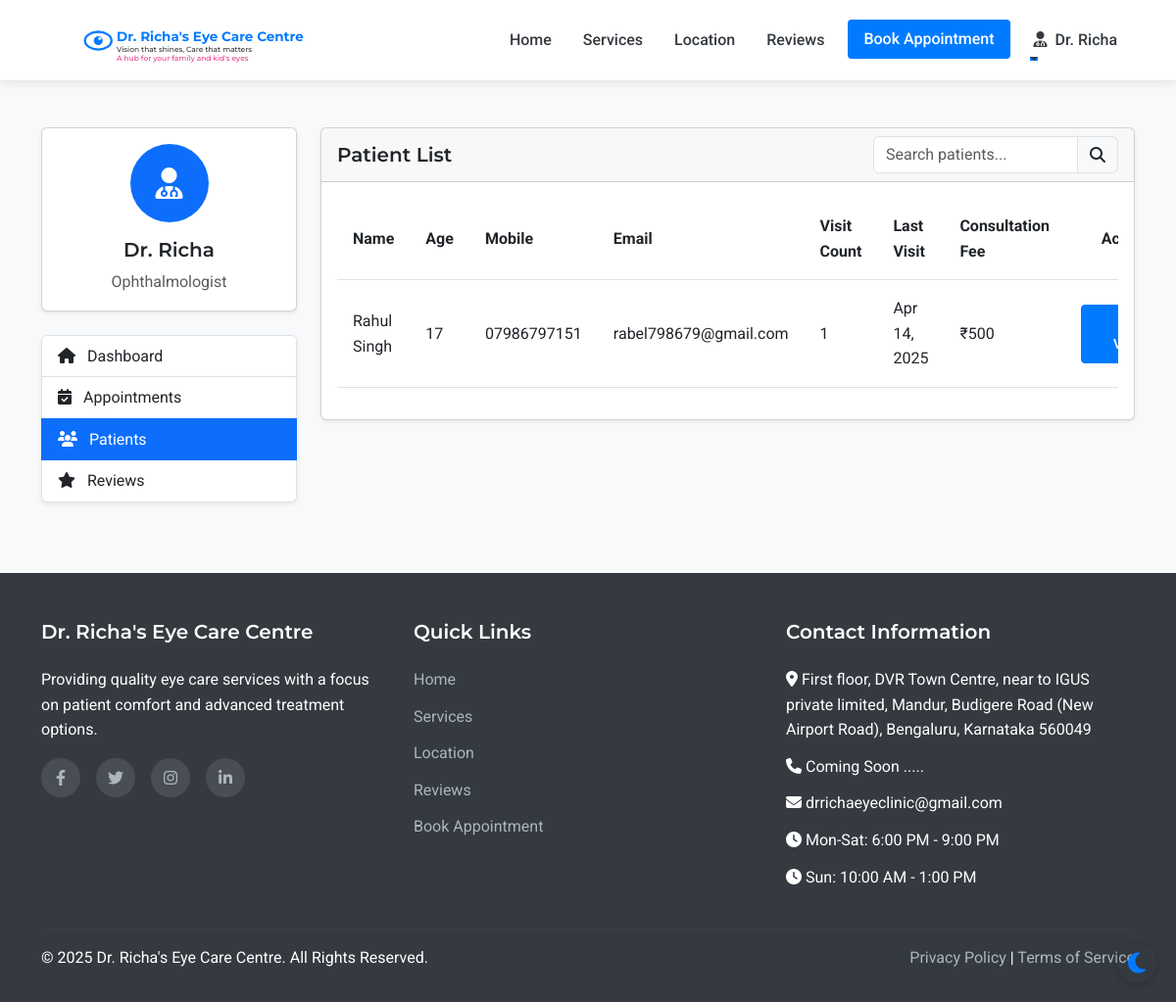
The app's page /admin/patients (signed in), older data.
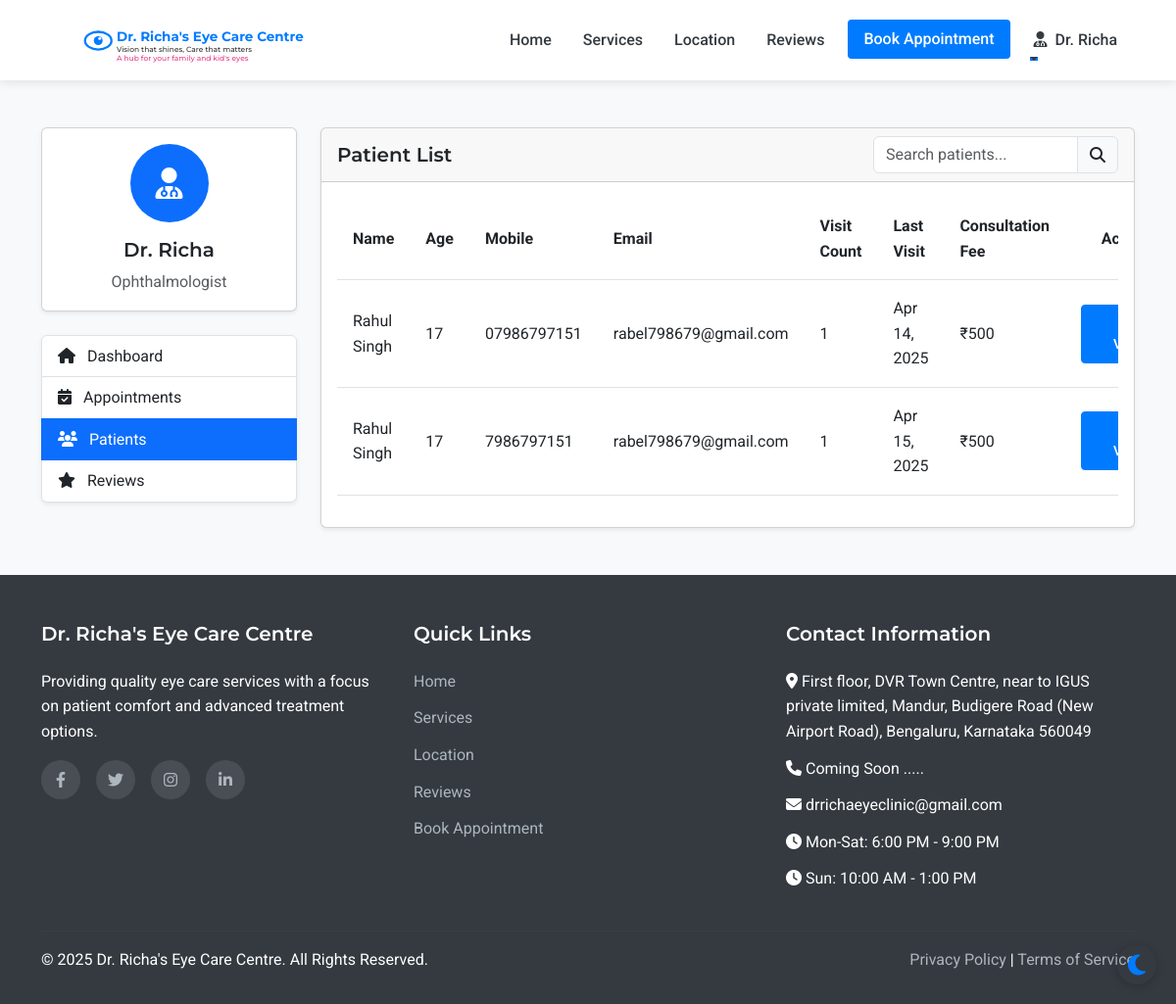
The same page, newer data.
### models.py (models this page shows, shortened)
class Patient(UserMixin, db.Model):
    id = db.Column(db.Integer, primary_key=True)
    full_name = db.Column(db.String(100), nullable=False)
    mobile_number = db.Column(db.String(15), nullable=False)
    email = db.Column(db.String(100), nullable=True)
    age = db.Column(db.Integer, nullable=False)
    password_hash = db.Column(db.String(256), nullable=True)
    is_registered = db.Column(db.Boolean, default=False)
    created_at = db.Column(db.DateTime, nullable=False, default=datetime.utcnow)
    appointments = db.relationship('Appointment', backref='patient', lazy=True)

class Appointment(db.Model):
    id = db.Column(db.Integer, primary_key=True)
    patient_id = db.Column(db.Integer, db.ForeignKey('patient.id'), nullable=False)
    appointment_date = db.Column(db.Date, nullable=False)
    appointment_time = db.Column(db.Time, nullable=False)
    primary_issue = db.Column(db.Text, nullable=True)
    referral_info = db.Column(db.String(255), nullable=True)
    status = db.Column(db.String(20), default='scheduled')  # scheduled, completed, cancelled
    created_at = db.Column(db.DateTime, default=datetime.utcnow)
    consultation_fee = db.Column(db.Float, nullable=False, default=500.0)
    payment_status = db.Column(db.String(20), default='pending')  # pending, paid

### routes.py (the view)
@app.route('/admin/patients')
@login_required
def admin_patients():
    if not (isinstance(current_user, Admin) or isinstance(current_user, Doctor) or isinstance(current_user, Assistant)):
        flash('Access denied. Staff privileges required.', 'danger')
        return redirect(url_for('index'))
    patients = Patient.query.order_by(Patient.full_name).all()
    return render_template('admin/patients.html', patients=patients)

### app.py (called while the page is built)
@login_manager.user_loader
def load_user(user_id):
    from models import Doctor, Assistant, Admin, Patient
    try:
        if user_id.startswith('doctor_'):
            return Doctor.query.get(int(user_id.split('_')[1]))
        elif user_id.startswith('assistant_'):
            return Assistant.query.get(int(user_id.split('_')[1]))
        elif user_id.startswith('admin_'):
            return Admin.query.get(int(user_id.split('_')[1]))
        else:
            return Patient.query.get(int(user_id))
    except (ValueError, AttributeError):
        return None

### routes.py (called while the page is built)
@app.context_processor
def inject_now():
    return {'now': datetime.now()}

### templates/admin/patients.html (shortened to what this page needs)
{% extends 'layout.html' %}
{% block content %}
<section class="py-5 bg-light">
    <div class="container">
        <div class="row">
            <div class="col-lg-3 mb-4">
                <div class="card shadow-sm mb-4">
                    <div class="card-body text-center">
                        <div class="avatar-circle bg-primary text-white mb-3">
                            <i class="fas fa-user-md fa-2x"></i>
                        </div>
                        <h5 class="card-title">Dr. Richa</h5>
                        <p class="card-text text-muted">Ophthalmologist</p>
                    </div>
                </div>
                <div class="list-group shadow-sm">
                    <a href="{{ url_for('admin_dashboard') }}" class="list-group-item list-group-item-action">
                        <i class="fas fa-home me-2"></i> Dashboard
                    </a>
                    <a href="{{ url_for('admin_appointments') }}" class="list-group-item list-group-item-action">
                        <i class="fas fa-calendar-check me-2"></i> Appointments
                    </a>
                    <a href="{{ url_for('admin_patients') }}" class="list-group-item list-group-item-action active">
                        <i class="fas fa-users me-2"></i> Patients
                    </a>
                    <a href="{{ url_for('admin_reviews') }}" class="list-group-item list-group-item-action">
                        <i class="fas fa-star me-2"></i> Reviews
                    </a>
                </div>
            </div>
            <div class="col-lg-9">
                <div class="card shadow-sm">
                    <div class="card-header d-flex justify-content-between align-items-center">
                        <h5 class="mb-0">Patient List</h5>
                        <div class="input-group" style="width: 250px;">
                            <input type="text" class="form-control" id="patientSearch" placeholder="Search patients...">
                            <span class="input-group-text"><i class="fas fa-search"></i></span>
                        </div>
                    </div>
                    <div class="card-body">
                        <div class="table-responsive">
                            <table class="table table-hover" id="patientsTable">
                                <thead>
                                    <tr>
                                        <th>Name</th>
                                        <th>Age</th>
                                        <th>Mobile</th>
                                        <th>Email</th>
                                        <th>Visit Count</th>
                                        <th>Last Visit</th>
                                        <th>Consultation Fee</th>
                                        <th class="text-center">Actions</th>
                                    </tr>
                                </thead>
                                <tbody>
                                    {% for patient in patients %}
                                        <tr>
                                            <td>{{ patient.full_name }}</td>
                                            <td>{{ patient.age }}</td>
                                            <td>{{ patient.mobile_number }}</td>
                                            <td>{{ patient.email }}</td>
                                            <td>{{ patient.appointments|length }}</td>
                                            <td>
                                                {% if patient.appointments %}
                                                    {% set last_appointment = patient.appointments|sort(attribute='appointment_date', reverse=True)|first %}
                                                    {{ last_appointment.appointment_date.strftime('%b %d, %Y') }}
                                                {% else %}
                                                    {{ patient.created_at.strftime('%b %d, %Y') }}
                                                {% endif %}
                                            </td>
                                            <td>₹500</td>
                                            <td>
                                                <a href="{{ url_for('admin_patient_view', patient_id=patient.id) }}" class="btn btn-sm btn-primary">
                                                </a>
                                            </td>
                                        </tr>
                                    {% endfor %}
                                </tbody>
                            </table>
                        </div>
                    </div>
                </div>
            </div>
        </div>
    </div>
</section>
{% endblock %}

### templates/layout.html (shortened to what this page needs)
<!DOCTYPE html>
<html lang="en">
<head>
    <link href="https://cdn.jsdelivr.net/npm/bootstrap@5.3.0-alpha1/dist/css/bootstrap.min.css" rel="stylesheet">
    <link rel="stylesheet" href="https://cdn.jsdelivr.net/npm/flatpickr/dist/flatpickr.min.css">
    <link rel="stylesheet" href="https://cdnjs.cloudflare.com/ajax/libs/font-awesome/6.1.1/css/all.min.css">
    <link rel="stylesheet" href="{{ url_for('static', filename='css/style.css') }}">
</head>
<body>
    <nav class="navbar navbar-expand-lg sticky-top">
        <div class="container">
            <a class="navbar-brand" href="{{ url_for('index') }}" id="clinic-logo">
                <div id="interactive-logo-container" style="height: 60px;"></div>
            </a>
            <div class="collapse navbar-collapse" id="navbarNav">
                <ul class="navbar-nav ms-auto">
                    <li class="nav-item">
                        <a class="nav-link {% if request.path == url_for('index') %}active{% endif %}" href="{{ url_for('index') }}">Home</a>
                    </li>
                    <li class="nav-item">
                        <a class="nav-link {% if request.path == url_for('services') %}active{% endif %}" href="{{ url_for('services') }}">Services</a>
                    </li>
                    <li class="nav-item">
                        <a class="nav-link {% if request.path == url_for('location') %}active{% endif %}" href="{{ url_for('location') }}">Location</a>
                    </li>
                    <li class="nav-item">
                        <a class="nav-link {% if request.path == url_for('reviews') %}active{% endif %}" href="{{ url_for('reviews') }}">Reviews</a>
                    </li>
                    <li class="nav-item">
                        <a class="nav-link btn btn-primary text-white px-3 ms-lg-2" href="{{ url_for('appointment') }}">Book Appointment</a>
                    </li>
                    {% if current_user.is_authenticated %}
                        {% if current_user.__class__.__name__ == 'Patient' %}
                            <li class="nav-item dropdown">
                                <a class="nav-link dropdown-toggle" href="#" id="navbarDropdown" role="button" data-bs-toggle="dropdown" aria-expanded="false">
                                    <i class="fas fa-user me-1"></i> {{ current_user.full_name }}
                                </a>
                                <ul class="dropdown-menu dropdown-menu-end" aria-labelledby="navbarDropdown">
                                    <li><a class="dropdown-item" href="{{ url_for('patient_dashboard') }}">Dashboard</a></li>
                                    <li><a class="dropdown-item" href="{{ url_for('patient_appointments') }}">My Appointments</a></li>
                                    <li><a class="dropdown-item" href="{{ url_for('patient_medical_records') }}">Medical Records</a></li>
                                    <li><hr class="dropdown-divider"></li>
                                    <li><a class="dropdown-item" href="{{ url_for('patient_logout') }}">Logout</a></li>
                                </ul>
                            </li>
                        {% else %}
                            <li class="nav-item dropdown">
                                <a class="nav-link dropdown-toggle" href="#" id="navbarDropdown" role="button" data-bs-toggle="dropdown" aria-expanded="false">
                                    <i class="fas fa-user-md me-1"></i> Dr. Richa
                                </a>
                            </li>
                        {% endif %}
                    {% endif %}
                </ul>
            </div>
        </div>
    </nav>
    <main>
        {% block content %}{% endblock %}
    </main>
    <footer>
        <div class="container">
            <div class="row">
                <div class="col-md-4 mb-4 mb-md-0">
                    <h5>Dr. Richa's Eye Care Centre</h5>
                    <p class="mb-3">Providing quality eye care services with a focus on patient comfort and advanced treatment options.</p>
                    <div class="social-icons">
                        <a href="#" aria-label="Facebook"><i class="fab fa-facebook-f"></i></a>
                        <a href="#" aria-label="Twitter"><i class="fab fa-twitter"></i></a>
                        <a href="#" aria-label="Instagram"><i class="fab fa-instagram"></i></a>
                        <a href="#" aria-label="LinkedIn"><i class="fab fa-linkedin-in"></i></a>
                    </div>
                </div>
                <div class="col-md-4 mb-4 mb-md-0">
                    <h5>Quick Links</h5>
                    <ul>
                        <li><a href="{{ url_for('index') }}">Home</a></li>
                        <li><a href="{{ url_for('services') }}">Services</a></li>
                        <li><a href="{{ url_for('location') }}">Location</a></li>
                        <li><a href="{{ url_for('reviews') }}">Reviews</a></li>
                        <li><a href="{{ url_for('appointment') }}">Book Appointment</a></li>
                    </ul>
                </div>
                <div class="col-md-4">
                    <h5>Contact Information</h5>
                    <ul>
                        <li><i class="fas fa-map-marker-alt"></i> First floor, DVR Town Centre, near to IGUS private limited, Mandur, Budigere Road (New Airport Road), Bengaluru, Karnataka 560049</li>
                        <li><i class="fas fa-phone"></i> Coming Soon .....</li>
                        <li><i class="fas fa-envelope"></i> drrichaeyeclinic@gmail.com</li>
                        <li><i class="fas fa-clock"></i> Mon-Sat: 6:00 PM - 9:00 PM</li>
                        <li><i class="fas fa-clock"></i> Sun: 10:00 AM - 1:00 PM</li>
                    </ul>
                </div>
            </div>
            <hr class="mt-4 mb-3" style="border-color: rgba(255,255,255,0.1);">
            <div class="row">
                <div class="col-md-6">
                    <p class="mb-md-0">&copy; {{ now.year }} Dr. Richa's Eye Care Centre. All Rights Reserved.</p>
                </div>
                <div class="col-md-6 text-md-end">
                    <p class="mb-0">
                        <a href="#">Privacy Policy</a> |
                        <a href="#">Terms of Service</a>
                    </p>
                </div>
            </div>
        </div>
    </footer>
</body>
</html>

### static/css/style.css (style rules this page uses)
:root { --primary-color: #007bff; --secondary-color: #6c757d; --accent-color: #17a2b8; --light-color: #f8f9fa; --dark-color: #343a40; --success-color: #28a745; --warning-color: #ffc107; --danger-color: #dc3545; --white: #ffffff; --light-blue: #e6f2ff; --transition: all 0.3s ease; --bg-color: #ffffff; --text-color: #343a40; --card-bg: #ffffff; --border-color: #dee2e6; --footer-bg: #343a40; --footer-text: #ffffff; --hero-overlay: rgba(0, 123, 255, 0.85); }
body { font-family: 'Roboto', sans-serif; color: var(--text-color, var(--dark-color)); line-height: 1.6; background-color: var(--bg-color, var(--white)); transition: background-color 0.3s ease, color 0.3s ease; }
h1, h2, h3, h4, h5, h6 { font-family: 'Montserrat', sans-serif; font-weight: 600; }
.navbar { box-shadow: 0 2px 4px rgba(0, 0, 0, 0.1); padding: 1rem 2rem; background-color: var(--card-bg, var(--white)); transition: background-color 0.3s ease; }
.navbar-brand { font-weight: 700; color: var(--primary-color); font-size: 1.5rem; }
#interactive-logo-container { width: 300px; height: 40px !important; cursor: pointer; display: flex; align-items: center; justify-content: flex-start; transition: var(--transition); margin-right: 20px; }
.navbar { transition: transform 0.4s ease-in-out; box-shadow: 0 2px 10px rgba(0, 0, 0, 0.1); }
.nav-link { color: var(--dark-color); font-weight: 500; margin: 0 0.5rem; position: relative; transition: var(--transition); }
.nav-link::after { content: ''; position: absolute; width: 0; height:1.5px; bottom: 0; left: 0; background-color: var(--primary-color); transition: var(--transition); }
.table td, .table th { padding: 1rem; vertical-align: middle; }
.btn-primary { background-color: var(--primary-color); border-color: var(--primary-color); padding: 0.5rem 2rem; font-weight: 500; border-radius: 4px; transition: var(--transition); }
footer { background-color: var(--dark-color); color: var(--white); padding: 3rem 0 2rem; }
footer h5 { font-weight: 600; margin-bottom: 1.5rem; }
footer ul { list-style: none; padding-left: 0; }
footer ul li { margin-bottom: 0.75rem; }
footer a { color: #adb5bd; text-decoration: none; transition: var(--transition); }
.social-icons { display: flex; gap: 1rem; }
.social-icons a { display: flex; align-items: center; justify-content: center; width: 40px; height: 40px; border-radius: 50%; background-color: rgba(255, 255, 255, 0.1); transition: var(--transition); }

### templates/admin/patients.html (style rules this page uses)
.avatar-circle { width: 80px; height: 80px; border-radius: 50%; display: flex; align-items: center; justify-content: center; margin: 0 auto; }

Row changes from the older to the newer data that the page shows:
added Patient: full_name "Rahul Singh", age "17", mobile_number "7986797151", email "rabel798679@gmail.com", appointments|length "1"
added Appointment: appointment_date "Apr 15, 2025"
